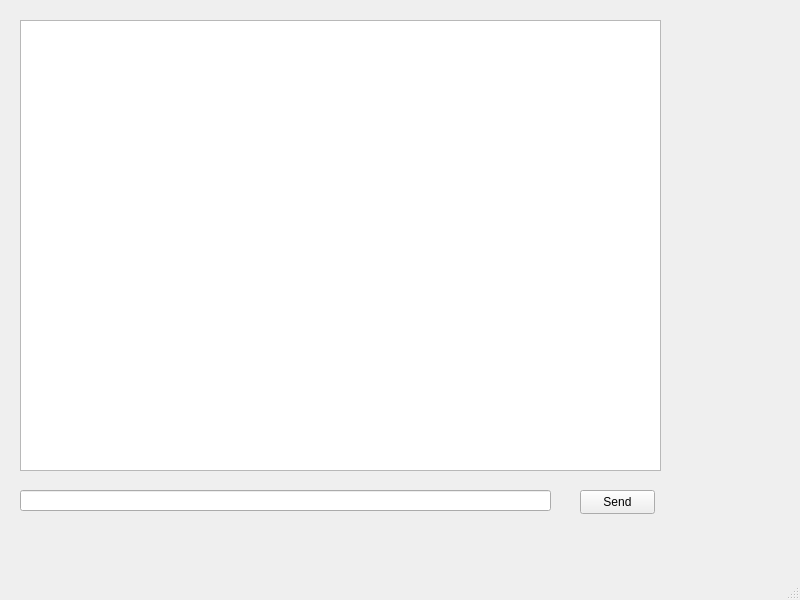
<?xml version="1.0" encoding="UTF-8"?>
<ui version="4.0">
 <class>MainWindow</class>
 <widget class="QMainWindow" name="MainWindow">
  <property name="geometry">
   <rect>
    <x>0</x>
    <y>0</y>
    <width>800</width>
    <height>600</height>
   </rect>
  </property>
  <property name="windowTitle">
   <string>MainWindow</string>
  </property>
  <widget class="QWidget" name="centralwidget">
   <widget class="QLineEdit" name="lineEdit">
    <property name="geometry">
     <rect>
      <x>20</x>
      <y>490</y>
      <width>531</width>
      <height>21</height>
     </rect>
    </property>
   </widget>
   <widget class="QPushButton" name="pushButton">
    <property name="geometry">
     <rect>
      <x>580</x>
      <y>490</y>
      <width>75</width>
      <height>24</height>
     </rect>
    </property>
    <property name="text">
     <string>Send</string>
    </property>
   </widget>
   <widget class="QTextEdit" name="textEdit">
    <property name="geometry">
     <rect>
      <x>20</x>
      <y>20</y>
      <width>641</width>
      <height>451</height>
     </rect>
    </property>
   </widget>
  </widget>
  <widget class="QMenuBar" name="menubar">
   <property name="geometry">
    <rect>
     <x>0</x>
     <y>0</y>
     <width>800</width>
     <height>22</height>
    </rect>
   </property>
  </widget>
  <widget class="QStatusBar" name="statusbar"/>
 </widget>
 <resources/>
 <connections/>
</ui>
